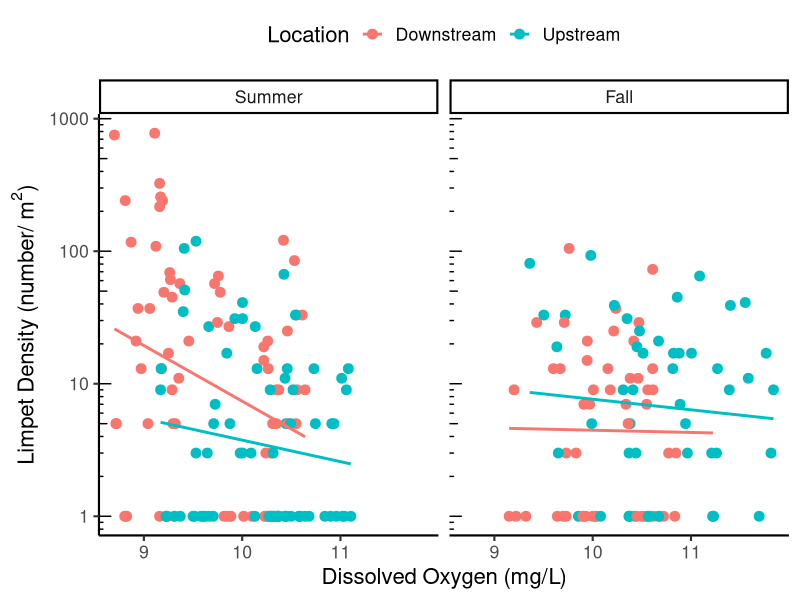
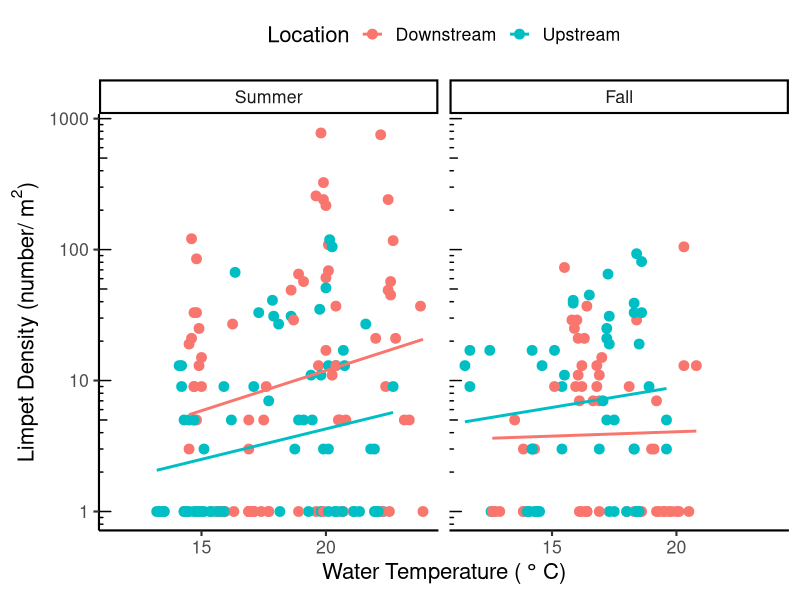
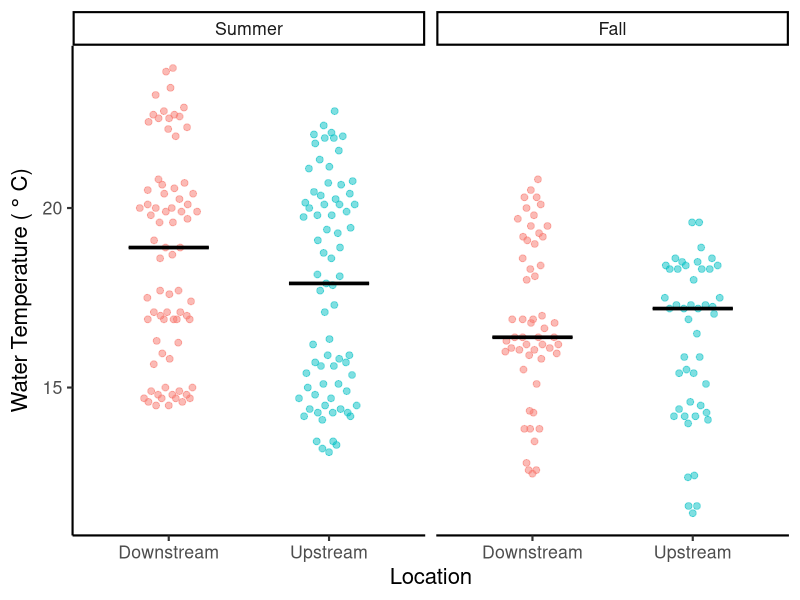
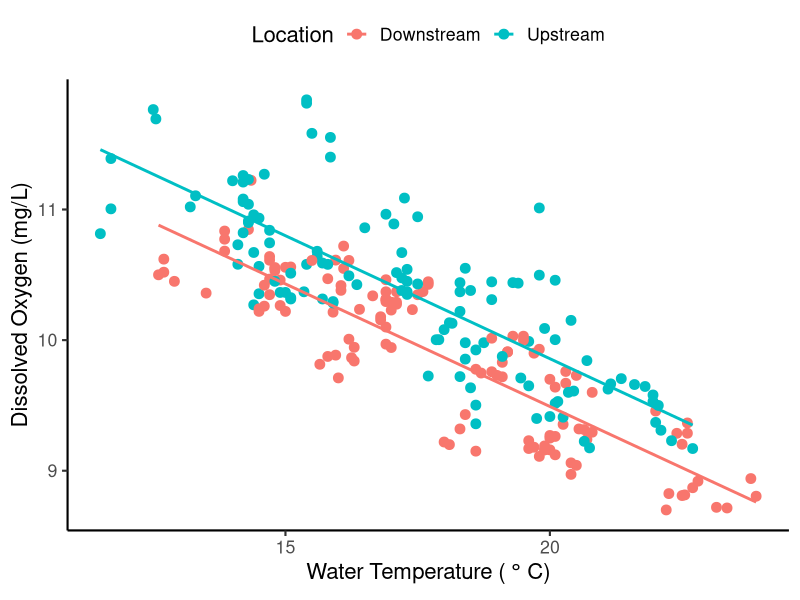

Reproduce these figures in R, in order.
## ---- chunk 1
#| label: setup
#| message: false
#| warning: false

library(tidyverse) ## for readr, dplyr, ggplot2
#library(vegan) ## for calculating diversity measures (you can remove this if you are not calculating diversity measures)
library(ggbeeswarm) ## for jittering points (you can remove this is you did not use a dotplotv)
library(flextable) ## for making formatted tables that can be pasted into Word or Google Docs

## ---- chunk 2
#| label: import data

env <- read_csv("data/env.csv",
         col_types = cols(date = col_date(format = "%Y-%m-%d"),
          
          location = col_factor(levels = c(
            "Downstream","Upstream")), 
          
          season = col_factor(levels = c("Summer","Fall")), 
          
          year = col_factor()
         )) 

macros <- read_csv("data/macros.csv",
           col_types = cols(date = col_date(format = "%Y-%m-%d"),
            
            location = col_factor(levels = c(
              "Downstream","Upstream")), 
            
            season = col_factor(levels = c("Summer","Fall")), 
            
            year = col_factor()
           )) 


master.taxa <- read_csv("data/master.taxa.csv",
                show_col_types = FALSE)  |>  
  distinct()


## ---- chunk 3
#| label: data wrangling
#| message: false
#| warning: false

#calculate density for each sampleID
density.df <- macros |> 
  
  #join taxa info
  left_join(master.taxa) |>
  
  # Summarize for each sampleID and each genus 
  group_by(sampleID, genus) |> 
  dplyr::summarise (density = sum(invDens, na.rm = TRUE)) |> 
  
  #fill in group combos where there were none present with zeros
  ungroup() |> 
  complete(sampleID, genus,
           fill = list(density = 0)) |> 
  
  #filter for genus of interest 
  #this needs to match what is in the macros file
  #replace this blank with the genus you want to keep
  filter(genus == "Ferrissia")

#get sample info and env variables of interest
variables <- macros |>
  
  #join environmental variables
  left_join(env) |> 
  
  #select variables of interest
  #delete anything you don't need
  #add anything you do need in the blank with commas in between
  dplyr::select(date, sampleID, season, year, location, benthicArea,
                DO, wTemp) |> 
  distinct()

#add sample info back to density data
my.df <- left_join(density.df, variables) |> 
  
  #filter out anything you don't want
  #the example below would filter out just the year 2018
  dplyr::filter(year != "2018")

## ---- chunk 4
#| label: tbl-sample-table
#| tbl-cap: Sample Summary Table
#| include: true


table.sum <- my.df |>  #put the name of your wrangled data here
  
  #summarize by date, season, & location (to get number of microhabs and area sampled per date)
  group_by(date, season, location) |> 
  summarize(
    area = sum(benthicArea),
    samples = n()) |> 
  
  #summarize by season & location 
  group_by(season, location) |> 
  summarize(
    dates = str_c(date, collapse = ", "),
    samples = sum(samples),
    area = sum(area))  

#To get a formatted table, make sure that the {flextable} package is loaded
#Use additional code to create the summary table called "table.sum"
#If you want to format the table yourself, then don't use this code

#see https://davidgohel.github.io/flextable/ for more information and formatting options

#create the formatted table
ft <- flextable(table.sum) |> 

#create header labels
set_header_labels(season = "Season",
                  location = "Location",
                  dates = "Dates",
                  samples = "# of Samples",
                  area = "Total Area Sampled (m^2)") |> 

  #format superscript
  compose(j = "area", part="header",
          value = as_paragraph(
            "Total Area Sampled (m", 
            as_sup("2"),
            ")")) |> 
  
  #formatting
  theme_vanilla()  |>  
  fontsize(size = 10) |> 
  
  #set table properties
  set_table_properties(layout = "autofit", width = 1) |> 
  
  #center columns
  align(align = "center", part = "all" )

#print the table
#right click on the table, choose select all, 
#choose copy, then paste in your document
#finish formatting as needed in your document
ft



## ---- chunk 5
#| label: tbl-descriptive-stats-density
#| tbl-cap: Limpet Density Descriptive Statistics
#| include: true

#see https://davidgohel.github.io/flextable/ for more information and formatting options

#set the variable you want to summarize
x.var <- "density" #put the name of the column you want to summarize in the blank here

#calculate descriptive stats
df.sum <- my.df |> #put the name of the data frame here
  group_by(season, location) |> #put the grouping variable(s) here
  filter(!is.na(.data[[x.var]])) |> # remove missing values 
  
  #remove the lines below that you don't need 
  #you won't usually need ALL these values
  #change the digits as needed
  summarise(mean = round(mean(.data[[x.var]]), digits=2), 
            SD = signif(sd(.data[[x.var]]), digits=2),
            median = round(median(.data[[x.var]]), digits=2),
            IQR = round(IQR(.data[[x.var]]), digits=2),
            min = round(min(.data[[x.var]]), digits=2),
            max = round(max(.data[[x.var]]), digits=2),
            N = n())

#create the table
ft <- flextable(df.sum,
                cwidth=0.75) |>  #can vary cell width as needed
  
  #bold the headings
  bold(part="header") |> 
  
  #center columns
  align(align = "center", part = "all" )

#print the table
#right click on the table, choose select all, 
#choose copy, then paste in your document
#finish formatting as needed in your document
ft

## ---- chunk 6
#| label: tbl-descriptive-stats-DO
#| tbl-cap: Dissolved Oxygen Descriptive Statistics
#| include: true

#before you run the code below...

#make sure the 'flextable' and `tidyverse` packages are installed and loaded
#make sure your data are imported

#see https://davidgohel.github.io/flextable/ for more information and formatting options

#set the variable you want to summarize
x.var <- "DO" #put the name of the column you want to summarize in the blank here

#calculate descriptive stats
#remove the lines below that you don't need (you won't usually need ALL these values)
df.sum <- my.df |> #put the name of the data frame here
  group_by(season, location) |> #put the grouping variable(s) here
  filter(!is.na(.data[[x.var]])) |> # remove missing values from the variable of interest
  summarise(mean = round(mean(.data[[x.var]]), digits=2), #change the digits as needed
            SD = signif(sd(.data[[x.var]]), digits=2),
            median = round(median(.data[[x.var]]), digits=2),
            IQR = round(IQR(.data[[x.var]]), digits=2),
            min = round(min(.data[[x.var]]), digits=2),
            max = round(max(.data[[x.var]]), digits=2),
            N = n())

#create the table
ft <- flextable(df.sum,
                cwidth=0.75) #can vary cell width as needed

#bold the headings
ft <- bold(ft, part="header")

#center columns
ft <- align(ft, align = "center", part = "all" )

#print the table
#right click on the table, choose select all, 
#choose copy, then paste in your document
#finish formatting as needed in your document
ft

## ---- chunk 7
#| label: tbl-descriptive-stats-wTemp
#| tbl-cap: Water Temperature Descriptive Statistics
#| include: true

#before you run the code below...

#make sure the 'flextable' and `tidyverse` packages are installed and loaded
#make sure your data are imported

#see https://davidgohel.github.io/flextable/ for more information and formatting options

#set the variable you want to summarize
x.var <- "wTemp" #put the name of the column you want to summarize in the blank here

#calculate descriptive stats
#remove the lines below that you don't need (you won't usually need ALL these values)
df.sum <- my.df |> #put the name of the data frame here
  group_by(season, location) |> #put the grouping variable(s) here
  filter(!is.na(.data[[x.var]])) |> # remove missing values from the variable of interest
  summarise(mean = round(mean(.data[[x.var]]), digits=1), #change the digits as needed
            SD = signif(sd(.data[[x.var]]), digits=2),
            median = round(median(.data[[x.var]]), digits=1),
            IQR = round(IQR(.data[[x.var]]), digits=1),
            min = round(min(.data[[x.var]]), digits=2),
            max = round(max(.data[[x.var]]), digits=2),
            N = n())

#create the table
ft <- flextable(df.sum,
                cwidth=0.75) #can vary cell width as needed

#bold the headings
ft <- bold(ft, part="header")

#center columns
ft <- align(ft, align = "center", part = "all" )

#print the table
#right click on the table, choose select all, 
#choose copy, then paste in your document
#finish formatting as needed in your document
ft



## ---- chunk 8
#| label: limpet density vs DO graph
#| message: false


# this code will make a scatter plot with each graphed on a log-scale axis

my.df |> 
  filter(!is.na(DO)) |> 

ggplot(
  aes(x = DO, y = density+1, color = location)) + 
  geom_point(size = 3) +                   #play with the point attributes as needed
  geom_smooth(method = "lm", se = FALSE) + #adds line of best fit
  ylab(bquote("Limpet Density (number/"~m^2*")")) +
  xlab("Dissolved Oxygen (mg/L)") +
  labs(color = "Location") +
  theme_classic(base_size = 16) +
  theme(legend.position = "top") +
  scale_y_log10() +     #changes y-axis to log-scale
  annotation_logticks(sides = "l") + # adds log-scale tick marks 
  facet_wrap(vars(season))   

#see the resources below for some additional options to make a nice scatter plot 
# https://www.datanovia.com/en/lessons/ggplot-scatter-plot/
# https://ggplot2.tidyverse.org/index.html

## ---- chunk 9
#| label: limpet density vs wTemp graph
#| message: false


# this code will make a scatter plot with each graphed on a log-scale axis

my.df |> 
  filter(!is.na(wTemp)) |> 

ggplot(
  aes(x = wTemp, y = density+1, color = location)) + 
  geom_point(size = 3) +                   #play with the point attributes as needed
  geom_smooth(method = "lm", se = FALSE) + #adds line of best fit
  ylab(bquote("Limpet Density (number/"~m^2*")")) +
  xlab("Water Temperature ("~degree~"C)") +
  labs(color = "Location") +
  theme_classic(base_size = 16) +
  theme(legend.position = "top") +
  scale_y_log10() +     #changes y-axis to log-scale
  annotation_logticks(sides = "l") + # adds log-scale tick marks 
  facet_wrap(vars(season))   

#see the resources below for some additional options to make a nice scatter plot 
# https://www.datanovia.com/en/lessons/ggplot-scatter-plot/
# https://ggplot2.tidyverse.org/index.html
## ---- chunk 10

#| label: wTemp vs season and location

my.df |> 
  filter(!is.na(wTemp)) |> 

ggplot(
  aes(x = location, y = wTemp,   
      fill = location, color = location)) + 
  geom_quasirandom( 
    shape=21, size=2, alpha = 0.5, width=0.2, 
    dodge.width = 1,  show.legend = FALSE) + 
  stat_summary(fun = median, 
               fun.min = median, 
               fun.max = median, 
               geom = "crossbar", na.rm = TRUE,
               width = 0.5, size = 0.5, 
               color = "black",
               position=position_dodge(width=1), 
               show.legend = FALSE) + 
  ylab("Water Temperature ("~degree~"C)") +
  xlab("Location") +
  coord_cartesian(expand=TRUE) +
  theme_classic(base_size=16) +
  facet_wrap(vars(season))   

## ---- chunk 11
#| label: DO vs wTemp graph
#| message: false

my.df |> 
  filter(!is.na(DO), !is.na(wTemp)) |> 

ggplot(
  aes(x = wTemp, y = DO, color = location)) + 
  geom_point(size = 3) +                   #play with the point attributes as needed
  geom_smooth(method = "lm", se = FALSE) + #adds line of best fit
  ylab("Dissolved Oxygen (mg/L)") +
  xlab("Water Temperature ("~degree~"C)") +
  labs(color = "Location") +
  theme_classic(base_size = 16) +
  theme(legend.position = "top") 


## ---- chunk 12
#| label: sessionInfo

sessionInfo()

## ---- chunk 13
#| label: cite R

#citation info for base R 
citation()

## ---- chunk 14
#| label: cite tidyverse

#citation info for base R 
citation("tidyverse")
